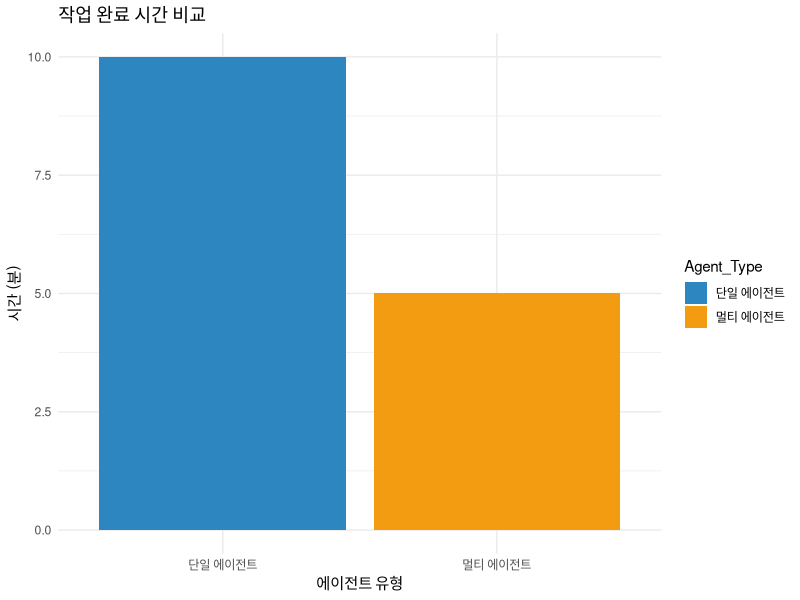

Reproduce this figure in R.
## ---- chunk 1
#| echo: false
#| fig-width: 9
#| fig-height: 4.5
library(ggplot2); library(dplyr); library(scales)

# 샘플 데이터
data <- data.frame(
  Agent_Type = c("멀티 에이전트", "단일 에이전트"),
  Completion_Time = c(5, 10)
)

ggplot(data, aes(x=Agent_Type, y=Completion_Time, fill=Agent_Type)) +
  geom_bar(stat="identity") +
  theme_minimal() +
  labs(title="작업 완료 시간 비교", x="에이전트 유형", y="시간 (분)") +
  scale_fill_manual(values=c("#2E86C1", "#F39C12"))
## ---- chunk 2
#| echo: false
df <- data.frame(
  Mode = c("에이전트 모드", "일반 모드"),
  File_Count = c(20, 1),
  Includes_Test = c("Yes", "No")
)

knitr::kable(df, caption="에이전트 모드와 일반 모드 비교", align=c("l", "r", "r"))
